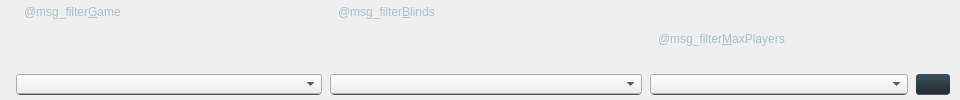
    <widget class="QWidget" name="top" native="true">
     <property name="minimumSize">
      <size>
       <width>960</width>
       <height>48</height>
      </size>
     </property>
     <property name="styleSheet">
      <string notr="true">#top {
	background-color: qlineargradient(spread:pad, x1:0, y1:1, x2:0, y2:0, stop:1 #222a30, stop:0 #37474f);
    border-top: 1px solid #455a64;
}
QLabel {
    color: #b0bec5;
	font: 11px &quot;Open Sans&quot;;
}
QLabel:disabled {
    color: rgba(176, 190, 197, 100);
}
 QAbstractButton {
background-color: qlineargradient(spread:pad, x1:0, y1:1, x2:0, y2:0, stop:1 rgba(62, 81, 90, 255), stop:0 rgba(34, 42, 48, 255));
border: 1px solid #191919;
border-radius: 3px;
    color: #fafafa;
font: 11px &quot;Open Sans&quot;;
border-bottom: 2px solid qlineargradient(spread:pad, x1:0, y1:1, x2:0, y2:0, stop:0 #455a64, stop:0.498 #455a64, stop:0.502 #191919, stop:1 #191919);
}

QComboBox  {
font: 600 11px &quot;Open Sans&quot;;
}

QComboBox:disabled {
    color: rgba(25, 25, 25, 100);
}

QComboBox QAbstractItemView {
    width: 268px;
  height: 145px;
  border-radius: 3px;
  background-color: #889aa3;
  border: 1px solid #191919;
  padding-bottom: 6px;	
  outline: 0;
}
QComboBox QAbstractItemView::indicator {
width: 12px;
  height: 12px;
  border-radius: 2px;
  background-color: #ffffff;
  border: 1px solid #191919;
    margin-left: 10px;
padding: -1px;
}

QComboBox QAbstractItemView::indicator:indeterminate {
    width: 12px;
height: 12px;
border: 2px inset #191919;
border-bottom: 2px solid qlineargradient(spread:pad, x1:0, y1:0, x2:0, y2:1, stop:0 rgba(25, 25, 25, 255), stop:0.495 rgba(25, 25, 25, 255), stop:0.505 rgba(69, 90, 100, 255), stop:1 rgba(69, 90, 100, 255));
padding: -1px;
	background-color: qlineargradient(spread:pad, x1:0, y1:1, x2:0, y2:0, stop:0 rgba(121, 121, 121, 255), stop:0.954802 rgba(199, 199, 199, 255), stop:1 rgba(250, 250, 250, 255));
background-clip: padding;
background-origin: padding;
}

QComboBox QAbstractItemView::indicator:checked {
  background-color: qlineargradient(spread:pad, x1:0, y1:1, x2:0, y2:0, stop:0 rgba(34, 42, 48, 255), stop:0.502 rgba(69, 90, 100, 255), stop:1 rgba(69, 90, 100, 255));
	image: url(:/textures/Common/icons/icon_check_filters.png);
}
QComboBox {
   padding-left: 7px;
}</string>
     </property>
     <layout class="QHBoxLayout" name="horizontalLayout_3">
      <property name="spacing">
       <number>8</number>
      </property>
      <property name="leftMargin">
       <number>16</number>
      </property>
      <property name="topMargin">
       <number>5</number>
      </property>
      <property name="rightMargin">
       <number>10</number>
      </property>
      <property name="bottomMargin">
       <number>5</number>
      </property>
      <item>
       <widget class="QFrame" name="filters">
        <property name="styleSheet">
         <string notr="true">.QWidget {
    border: none;
    border-bottom: 1px solid #455a64;
    border-radius: 4px;
}</string>
        </property>
        <layout class="QHBoxLayout" name="horizontalLayout_2">
         <property name="spacing">
          <number>8</number>
         </property>
         <property name="leftMargin">
          <number>0</number>
         </property>
         <property name="topMargin">
          <number>0</number>
         </property>
         <property name="rightMargin">
          <number>0</number>
         </property>
         <property name="bottomMargin">
          <number>0</number>
         </property>
         <item>
          <widget class="QWidget" name="game" native="true">
           <layout class="QVBoxLayout" name="verticalLayout_6" stretch="0,1">
            <property name="spacing">
             <number>1</number>
            </property>
            <property name="leftMargin">
             <number>0</number>
            </property>
            <property name="topMargin">
             <number>0</number>
            </property>
            <property name="rightMargin">
             <number>0</number>
            </property>
            <property name="bottomMargin">
             <number>1</number>
            </property>
            <item alignment="Qt::AlignLeft">
             <widget class="QLabel" name="msg_filterGame">
              <property name="text">
               <string>@msg_filter&amp;Game</string>
              </property>
              <property name="indent">
               <number>8</number>
              </property>
              <property name="buddy">
               <cstring>filter_game</cstring>
              </property>
             </widget>
            </item>
            <item alignment="Qt::AlignBottom">
             <widget class="QComboBox" name="filter_game">
              <property name="minimumSize">
               <size>
                <width>306</width>
                <height>20</height>
               </size>
              </property>
              <property name="maximumSize">
               <size>
                <width>306</width>
                <height>20</height>
               </size>
              </property>
              <property name="toolTip">
               <string>@Tooltip_Main_Screen_filter_Game_10</string>
              </property>
             </widget>
            </item>
           </layout>
          </widget>
         </item>
         <item>
          <widget class="QWidget" name="blinds" native="true">
           <layout class="QVBoxLayout" name="verticalLayout_5" stretch="0,1">
            <property name="spacing">
             <number>1</number>
            </property>
            <property name="leftMargin">
             <number>0</number>
            </property>
            <property name="topMargin">
             <number>0</number>
            </property>
            <property name="rightMargin">
             <number>0</number>
            </property>
            <property name="bottomMargin">
             <number>1</number>
            </property>
            <item alignment="Qt::AlignLeft">
             <widget class="QLabel" name="msg_filterBlinds">
              <property name="text">
               <string>@msg_filter&amp;Blinds</string>
              </property>
              <property name="indent">
               <number>8</number>
              </property>
              <property name="buddy">
               <cstring>filter_blinds</cstring>
              </property>
             </widget>
            </item>
            <item alignment="Qt::AlignBottom">
             <widget class="QComboBox" name="filter_blinds">
              <property name="minimumSize">
               <size>
                <width>312</width>
                <height>20</height>
               </size>
              </property>
              <property name="maximumSize">
               <size>
                <width>16777215</width>
                <height>20</height>
               </size>
              </property>
              <property name="toolTip">
               <string>@Tooltip_Main_Screen_filter_Stack_11</string>
              </property>
             </widget>
            </item>
           </layout>
          </widget>
         </item>
         <item>
          <widget class="QWidget" name="maxPlayers" native="true">
           <property name="styleSheet">
            <string notr="true"/>
           </property>
           <layout class="QVBoxLayout" name="verticalLayout_4" stretch="0,1">
            <property name="spacing">
             <number>1</number>
            </property>
            <property name="leftMargin">
             <number>0</number>
            </property>
            <property name="topMargin">
             <number>0</number>
            </property>
            <property name="rightMargin">
             <number>0</number>
            </property>
            <property name="bottomMargin">
             <number>1</number>
            </property>
            <item alignment="Qt::AlignLeft">
             <widget class="QLabel" name="msg_filterMaxPlayers">
              <property name="text">
               <string>@msg_filter&amp;MaxPlayers</string>
              </property>
              <property name="indent">
               <number>8</number>
              </property>
              <property name="buddy">
               <cstring>filter_maxPlayers</cstring>
              </property>
             </widget>
            </item>
            <item>
             <widget class="QComboBox" name="filter_maxPlayers">
              <property name="minimumSize">
               <size>
                <width>250</width>
                <height>20</height>
               </size>
              </property>
              <property name="maximumSize">
               <size>
                <width>16777215</width>
                <height>20</height>
               </size>
              </property>
              <property name="toolTip">
               <string>@Tooltip_Main_Screen_Filter_Max_players_12</string>
              </property>
             </widget>
            </item>
           </layout>
          </widget>
         </item>
        </layout>
       </widget>
      </item>
      <item alignment="Qt::AlignBottom">
       <widget class="QPushButton" name="bttn_enableFilters">
        <property name="sizePolicy">
         <sizepolicy hsizetype="Fixed" vsizetype="Fixed">
          <horstretch>0</horstretch>
          <verstretch>0</verstretch>
         </sizepolicy>
        </property>
        <property name="minimumSize">
         <size>
          <width>34</width>
          <height>21</height>
         </size>
        </property>
        <property name="maximumSize">
         <size>
          <width>34</width>
          <height>21</height>
         </size>
        </property>
        <property name="cursor">
         <cursorShape>PointingHandCursor</cursorShape>
        </property>
        <property name="toolTip">
         <string>@Tooltip_Main_Screen_bttn_enable_filters_13</string>
        </property>
        <property name="styleSheet">
         <string notr="true">QAbstractButton {
    background-attachment: fixed;
    background-repeat: no-repeat;
    background-image: url(:/textures/Common/icons/bttn1x2_switch_on_off_filter.png);
    border: none;
    min-width: 34px;
    max-width: 34px;
    min-height: 20px;
    max-height: 20px;
	border-bottom: 1px solid #455a64;
}

QAbstractButton:checked {
        background-position: bottom center;
}

QAbstractButton:!checked {
        background-position: top center;
}</string>
        </property>
        <property name="checkable">
         <bool>true</bool>
        </property>
       </widget>
      </item>
     </layout>
    </widget>
